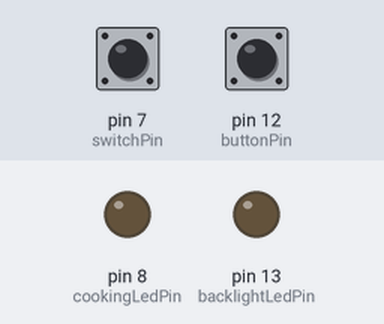
Recording of a sketch running on a simulated Arduino Uno, built with avr-gcc and run on an emulated ATmega328P. Shown: output pins drawn as LEDs (lit = HIGH). The test bench sets the inputs (shaded band); at power-on: pin 12 (buttonPin) LOW, pin 7 (switchPin) LOW. What the sketch prints to the serial monitor is not drawn.

Above: at 1.2 s.
1.3 s: pin 12 (buttonPin) pulled HIGH for 0.15 s
At 2.1 s:
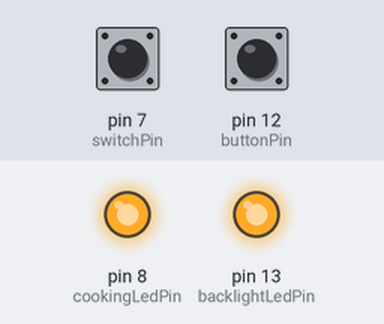
4.4 s: pin 7 (switchPin) pulled HIGH for 3.2 s
At 8.1 s:
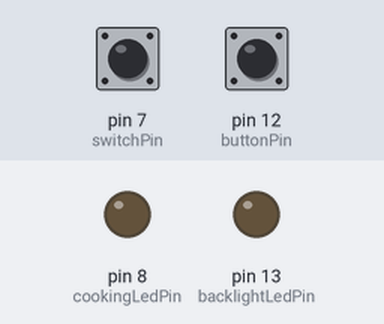
9.1 s: pin 12 (buttonPin) pulled HIGH for 1 s
At 10.4 s:
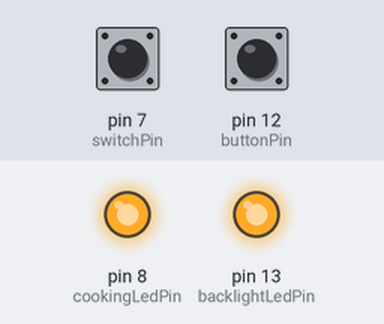
13.1 s: pin 12 (buttonPin) pulled HIGH for 3.2 s
At 20.0 s:
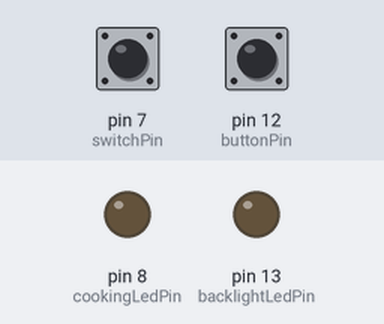
Timing chart, 0 to 20.3 s (numbered marks = the images above; inputs shaded):
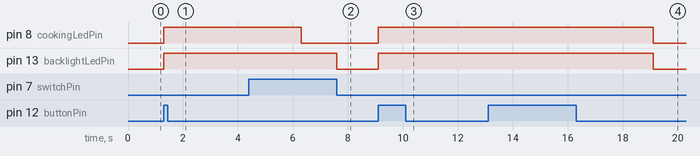

Measured:
- after the input at 1.3 s, pin 8 (cookingLedPin), pin 13 (backlightLedPin): LOW → HIGH at once
- after the input at 4.4 s, pin 13 (backlightLedPin): HIGH → LOW after 3.2 s instead of 1.9 s
- after the input at 9.1 s, pin 8 (cookingLedPin), pin 13 (backlightLedPin): LOW → HIGH at once
- after the input at 13.1 s, pin 8 (cookingLedPin), pin 13 (backlightLedPin): HIGH → LOW after 6.0 s instead of 1.0 s

The sketch:

microwaveOven.ino
```cpp
const int buttonPin = 12;
const int cookingLedPin = 8;
const int switchPin = 7;
const int backlightLedPin = 13;

const int sec5 = 5000;

int buttonState = 0;
int cookingLedState = 0;
int backlightLedState = 0;
int switchState = 0;
int timer = 0;
int timeCount = 0;

void setup() {
  pinMode(cookingLedPin, OUTPUT);
  pinMode(buttonPin, INPUT);
  pinMode(switchPin, INPUT);
  pinMode(backlightLedPin, OUTPUT);
  Serial.begin(9600);
}

void loop() {
  if (timer != 0 && millis() - timer >= timeCount) {
    timer = 0;
    cookingLedState = false;
    backlightLedState = false;
  }

  if (!buttonState) {
    if (digitalRead(buttonPin) && !switchState) {
      //проверка на то что микроволновка закрыта
      if (timer == 0) {
        timer = millis();
        timeCount = sec5;
      } else {
        timeCount += sec5;
      }
      backlightLedState = true;
      cookingLedState = true;
      buttonState = true;
    }
  } else if (buttonState){
    if (!digitalRead(buttonPin)) {
      buttonState = false;
    }
  }

  if (!switchState) {
    if (digitalRead(switchPin) && timer == 0) {
      //проверка на то что микроволновка не включена сейчас
      backlightLedState = true;
      switchState = true;
    }
  } else if (switchState){
    if (!digitalRead(switchPin)) {
      backlightLedState = false;
      switchState = false;
    }
  }

  if (timer != 0) {
    int currentTime = timeCount - (millis() - timer);
    Serial.println(currentTime);
  }
  digitalWrite(cookingLedPin, cookingLedState);
  digitalWrite(backlightLedPin, backlightLedState);
}
```
